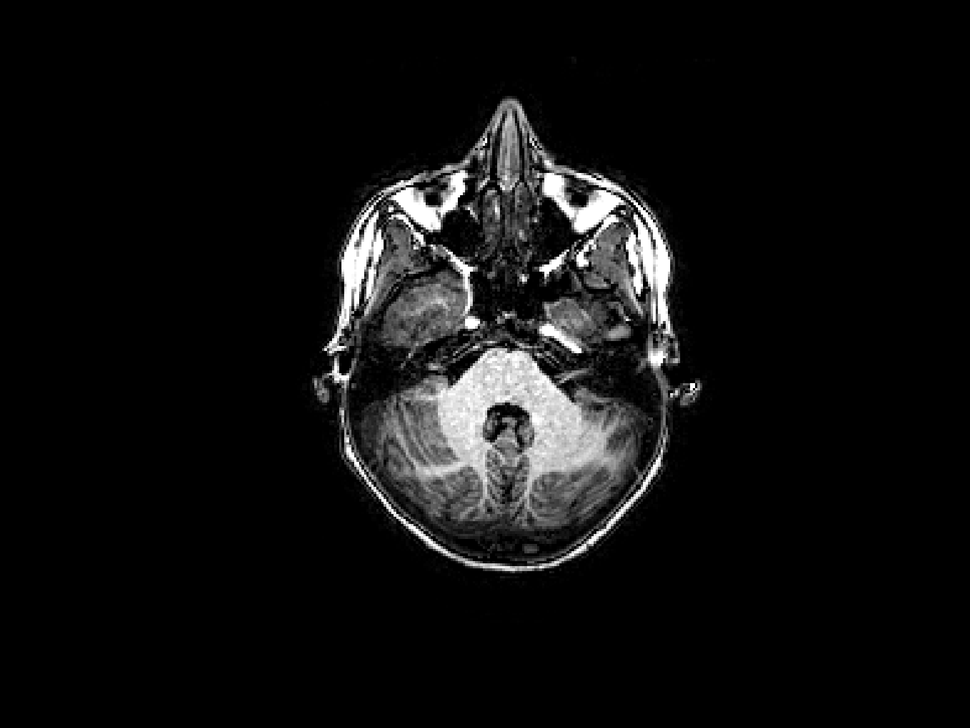
%> input picture Images/AX_1.png, 970 x 728 px, shrunk from 1750 x 1313 before the run; its folder holds only this picture in this run
$ octave MainHilde.m   (GNU Octave 9; MATLAB toolbox functions it lacks are replaced by stand-ins)
%> lines starting %> are read from the running program, lines starting %| are printed output that depends on the picture; in (x1, y1, x2, y2) boxes, pixels count from 0 and x2, y2 are one past the last pixel; in counts of white or black regions, pixels touching at a corner belong together; the program's own positions count from 1
### BrainSegmentationFunction.m
function output_segmentations = BrainSegmentationFunction(input_image)
output_segmentations = struct();

%Define an appropriate kernel HSIZE x HSIZE
HSIZE = 4;
%Create an averaging filter H of size HSIZE
element = fspecial('average',HSIZE);

% Filter the noise using the above defined kernel
filtered_image = imfilter(input_image,element);
% [11 lines of commented-out code are left out]
[histogram1,bins] = hist(input_image(:),0:0.01:1);
%> histogram1 = 101 values, max 581413 at index 1, min 333 at index 71, mean 6991.7; bins = 101 values from 0 to 1
[histogram2,bins] = hist(filtered_image(:),0:0.01:1);
%> histogram2 = 101 values, max 568281 at index 1, min 425 at index 68, mean 6991.7
histogram1(1)=0;
histogram2(1)=0;
% [13 lines of commented-out code are left out]
otsu_threshold = graythresh(filtered_image);
%> otsu_threshold = 0.306
multi_threshold = multithresh(filtered_image,2);
%> multi_threshold = [0.18 0.584]
SkullBW = imbinarize(filtered_image,otsu_threshold-0.09);
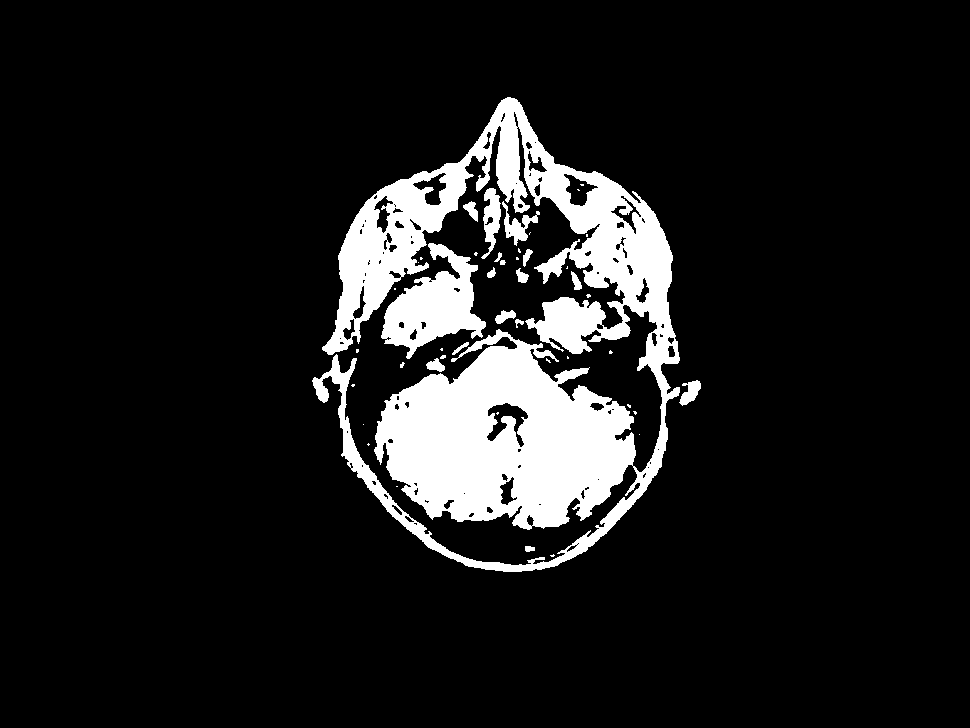
%> SkullBW: size 728x970 logical; 11% white; 45 white regions (28 under 20 px), largest, box (x1, y1, x2, y2) and area: (312, 97, 680, 572) 68820, (381, 243, 486, 359) 5817, (481, 188, 501, 259) 746

BW = imbinarize(filtered_image,otsu_threshold);
%> BW: size 728x970 logical; 8.9% white; 79 white regions (35 under 20 px), largest, box (x1, y1, x2, y2) and area: (378, 341, 633, 527) 27562, (323, 99, 679, 403) 21851, (387, 243, 485, 358) 4411
MT1=imbinarize(filtered_image,multi_threshold(1));
%> MT1: size 728x970 logical; 11.8% white; 43 white regions (29 under 20 px), largest, box (x1, y1, x2, y2) and area: (312, 97, 681, 572) 82015, (679, 379, 701, 406) 361, (463, 198, 478, 222) 190
MT2=imbinarize(filtered_image,multi_threshold(2));
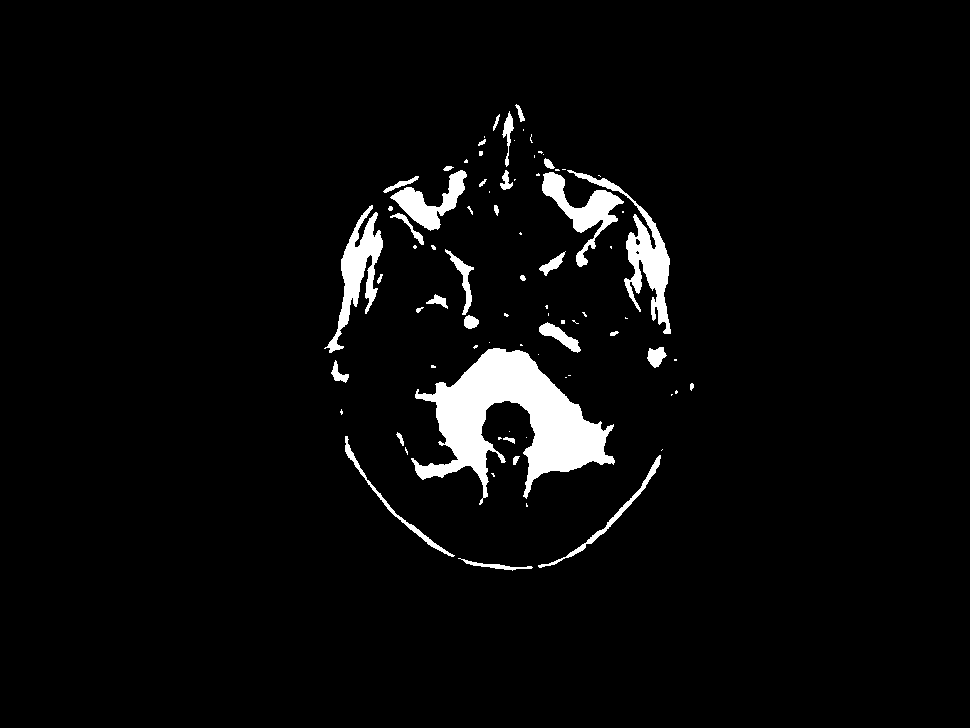
%> MT2: size 728x970 logical; 4% white; 81 white regions (45 under 20 px), largest, box (x1, y1, x2, y2) and area: (411, 348, 615, 505) 13235, (567, 170, 671, 334) 3126, (324, 205, 383, 353) 2722
%PosPix=imbinarize(filtered_image,0.15);
% Calculate the histogram maximum value
max_histogram = max(histogram2);
%> max_histogram = 10855

% [11 lines of commented-out code are left out]

MT_dif12=MT1-MT2;
%> MT_dif12: size 728x970 double; values 0 (black) and 1 (white), 7.8% white; 45 white regions (31 under 20 px), largest, box (x1, y1, x2, y2) and area: (312, 97, 681, 572) 53842, (679, 379, 701, 406) 337, (463, 198, 478, 222) 170
MT1neg=imcomplement(MT1);


%%skull segmentation
binaryImage = imclearborder(SkullBW);
%binaryImage = imclose(binaryImage,true(3));
%%extract 2 largest areas
binaryImage = bwareafilt(binaryImage,2);
%> binaryImage: size 728x970 logical; 10.6% white; 2 white regions, box (x1, y1, x2, y2) and area: (312, 97, 680, 572) 68820, (381, 243, 486, 359) 5817
%output_segmentations.skull=binaryImage;
% Erode it a little to seperate brain and skull
binaryImage = imerode(binaryImage, true(10));
%> binaryImage: size 728x970 logical; 5% white; 44 white regions (27 under 20 px), largest, box (x1, y1, x2, y2) and area: (380, 347, 630, 522) 22624, (567, 181, 667, 319) 3736, (388, 267, 476, 340) 2595
binaryImage = bwareafilt(binaryImage, 1);		% Extract largest blob = brain
%> binaryImage: size 728x970 logical; 3.2% white; 1 white region, box (x1, y1, x2, y2) and area: (380, 347, 630, 522) 22624
binaryImage = imdilate(binaryImage, true(10));
%> binaryImage: size 728x970 logical; 4.2% white; 1 white region, box (x1, y1, x2, y2) and area: (376, 343, 635, 527) 29716
%output_segmentations.CF=binaryImage;


% Fill any holes in the brain.
R = 40;
structuring_element = strel('disk',R);
binaryImage = imclose(binaryImage,structuring_element);
%> binaryImage: size 728x970 logical; 4.7% white; 1 white region, box (x1, y1, x2, y2) and area: (376, 343, 635, 527) 33056
R2=5;
structuring_element2 = strel('disk',R2);
% Dilate mask out a bit in case we've chopped out a little bit of brain.
binaryImage = imdilate(binaryImage, structuring_element2);
%> binaryImage: size 728x970 logical; 5.1% white; 1 white region, box (x1, y1, x2, y2) and area: (372, 339, 639, 531) 36190
%%complement of brain = mask of everything except the brain area
brain=binaryImage;
brain=imdilate(binaryImage,true(40));
%> brain: size 728x970 logical; 7.9% white; 1 white region, box (x1, y1, x2, y2) and area: (353, 320, 659, 551) 55733
compbrainWM=imcomplement(binaryImage);
compbrain=imcomplement(brain);
comp=imcomplement(binaryImage);

skull=filtered_image;
skull(~comp) = 0;
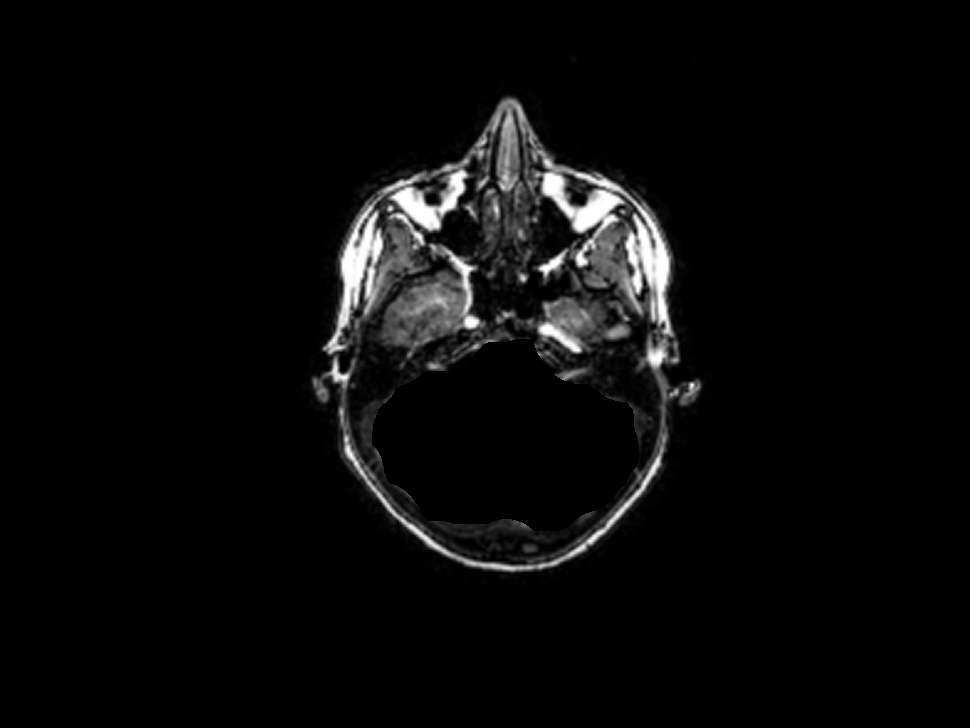
%> skull: size 728x970 double; min 0, max 1, mean 0.0394

skullbw=MT1;
skullbw(~comp) = 0;
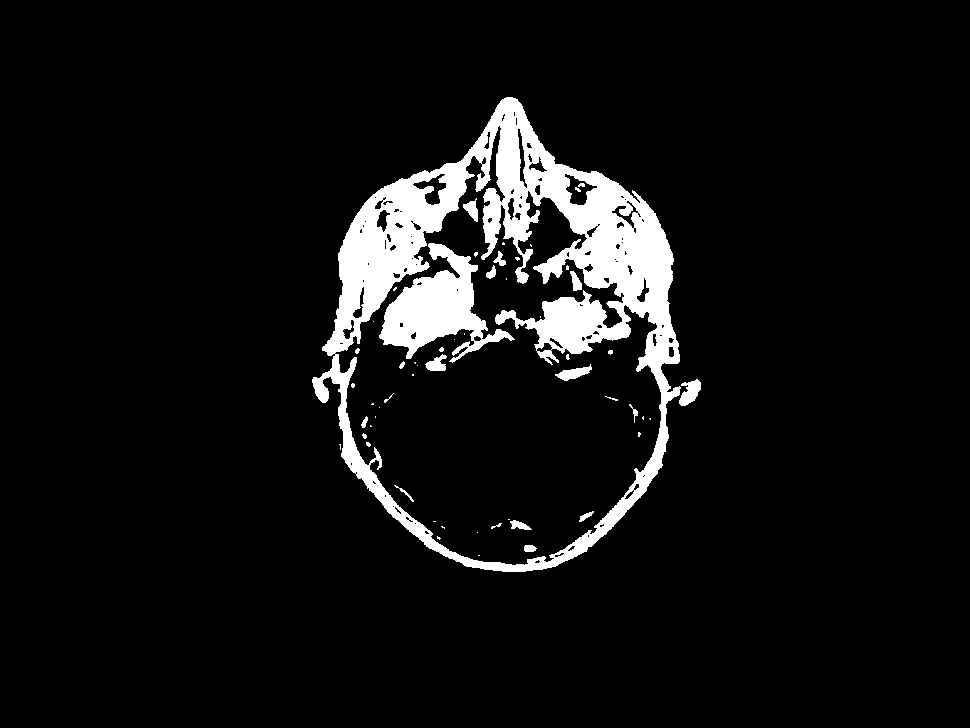
%> skullbw: size 728x970 logical; 7.1% white; 56 white regions (33 under 20 px), largest, box (x1, y1, x2, y2) and area: (312, 97, 681, 572) 41513, (379, 243, 515, 363) 6688, (679, 379, 701, 406) 361

%output_segmentations.skull=skullbw;

R3 = 4;
structuring_element3 = strel('disk',R3);
skullbw=imclose(skullbw,structuring_element3);
%> skullbw: size 728x970 logical; 7.8% white; 25 white regions (13 under 20 px), largest, box (x1, y1, x2, y2) and area: (312, 97, 701, 572) 54096, (555, 364, 592, 381) 294, (508, 519, 532, 530) 132
skullbw = bwareafilt(skullbw,[10000,1000000000]);
%> skullbw: size 728x970 logical; 7.7% white; 1 white region, box (x1, y1, x2, y2) and area: (312, 97, 701, 572) 54096
R4 = 7;
structuring_element4 = strel('disk',R4);
skullbw=imclose(skullbw,structuring_element4);
%> skullbw: size 728x970 logical; 8.5% white; 1 white region, box (x1, y1, x2, y2) and area: (312, 97, 701, 572) 59884
% [12 lines of commented-out code are left out]
segmented_image = filtered_image > otsu_threshold; % segmented_image = ..


% Display the result in a new figure
% figure(10)
% imshow(segmented_image,[]);

% Complement the image
complement_image = imcomplement(segmented_image);

% Display the complement in a new figure
% figure(11)
% imshow(complement_image,[])

% Define an appropriate structuring element to fill the original segmentation
R = 52;
structuring_element = strel('disk',R);


% Perform the closing to fill the segmentated brain using the defined structuring element
% First clean the segmentation for small objects
segmented_image_clean = imopen(segmented_image,strel('disk',1));
%> segmented_image_clean: size 728x970 logical; 8.8% white; 64 white regions (20 under 20 px), largest, box (x1, y1, x2, y2) and area: (378, 341, 633, 527) 27258, (323, 99, 679, 402) 21590, (387, 243, 485, 358) 4379

brain_mask = imclose(segmented_image_clean,structuring_element);
%> brain_mask: size 728x970 logical; 17.3% white; 1 white region, box (x1, y1, x2, y2) and area: (313, 99, 700, 572) 122239

% Complement the image
complement_image = imcomplement(brain_mask);

%%fit GM,WM and CF within the biggest cavity of the skull -> doesnt work
%%well
% [10 lines of commented-out code are left out]
MT2_bg=MT2-complement_image;
MTdif12_bg=MT_dif12-complement_image;
MT1neg_bg=MT1neg-complement_image;

% [5 lines of commented-out code are left out]

WM = MT2_bg-skullbw;
WM = MT2_bg-compbrainWM;
GM = MTdif12_bg-skullbw;
GM = GM-compbrain;
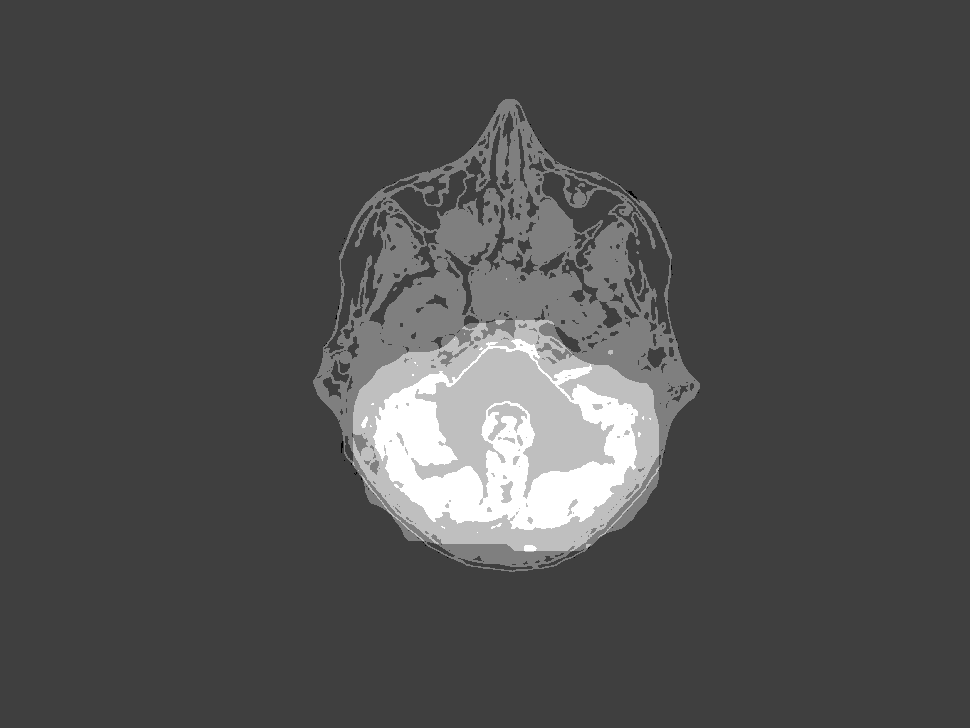
%> GM: size 728x970 double; min -3, max 1, mean -1.75; drawn with min black and max white
CF = MT1neg_bg-skullbw;
CF = CF-compbrain;
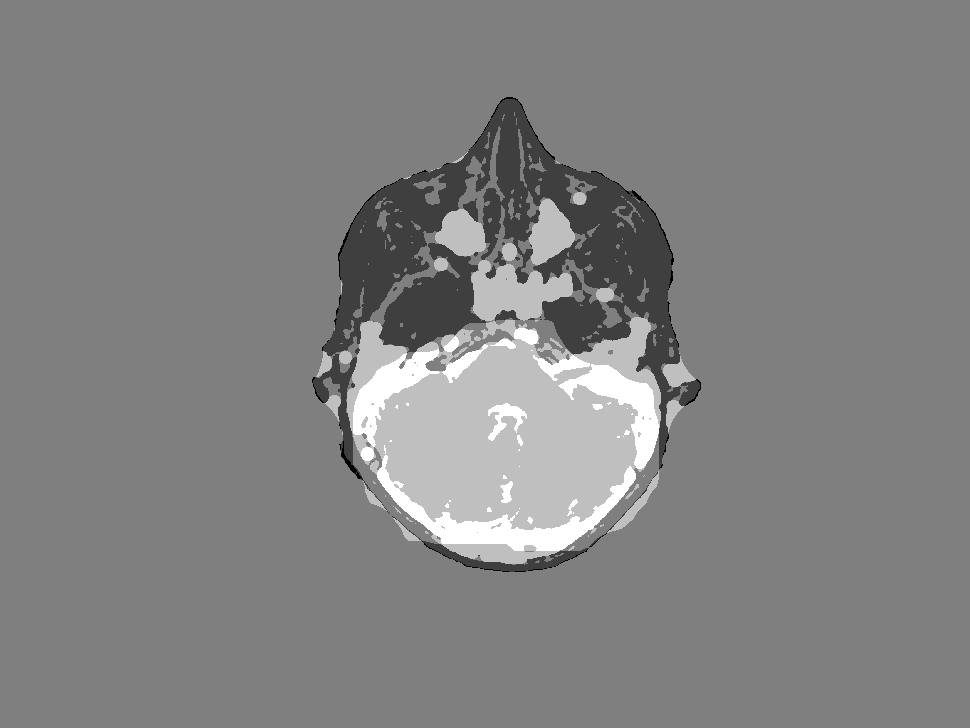
%> CF: size 728x970 double; min -3, max 1, mean -0.951; drawn with min black and max white


% [25 lines of commented-out code are left out]


output_segmentations.background = complement_image;
output_segmentations.skull = skullbw;
output_segmentations.CF = CF;
output_segmentations.WM = WM;
output_segmentations.GM = GM;

end

### MainHilde.m
%call output_segmentation

%images=load("Images\Images.mat");

%read .png files from Images folder
imagefiles = dir('Images/*.png');      % as example : only png files with "AX_" in the filename
% main loop
for ck = 1:length(imagefiles)
    Filename = imagefiles(ck).name;
    %read the image
    image{ck} = imread(Filename);
    %convert rgb to gray
    image{ck} = rgb2gray(image{ck});
    %convert to double
    image{ck} = im2double(image{ck});

    %plot (t=just to check)
%     figure(ck), imshow(image{ck}); %imagesc only for png, now we converted it

    % insert your own code here

end


%image AX_1
image1 = BrainSegmentationFunction(image{1});
%image AX_2
%> (the run ends here)

$ run again, on Images/COR_1.png
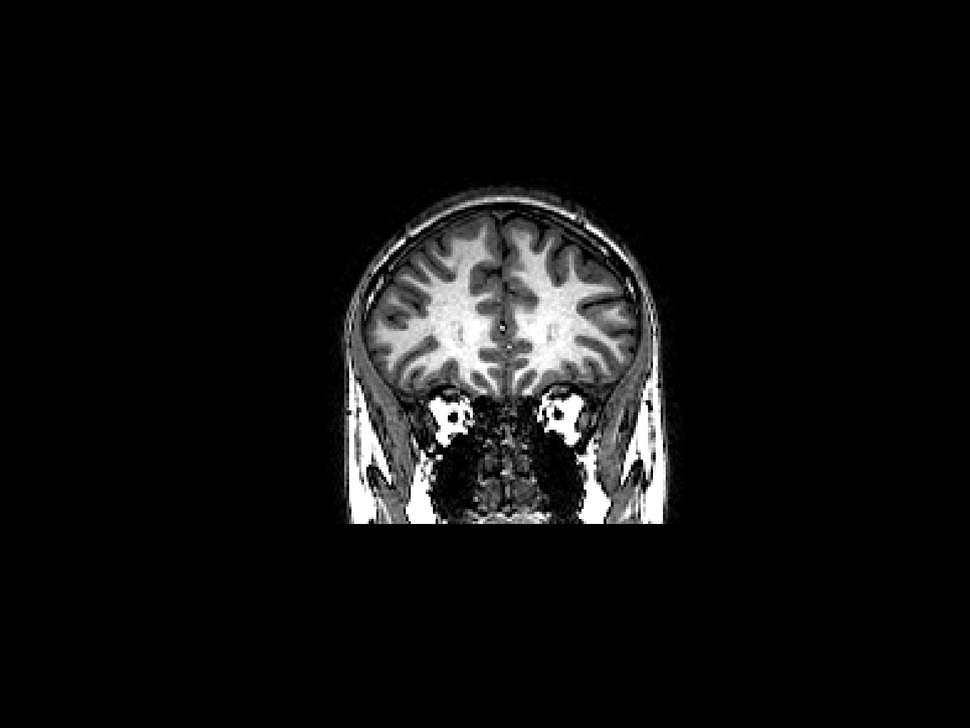
%> input picture Images/COR_1.png, 970 x 728 px, shrunk from 1750 x 1313 before the run
%> histogram1 = 101 values, max 607939 at index 1, min 300 at index 62, mean 6991.7; bins = 101 values from 0 to 1
%> histogram2 = 101 values, max 600236 at index 1, min 443 at index 69, mean 6991.7
%> otsu_threshold = 0.325
%> multi_threshold = [0.176 0.596]
%> in BrainSegmentationFunction, `SkullBW = imbinarize(filtered_image,otsu_threshold-0.09);`:
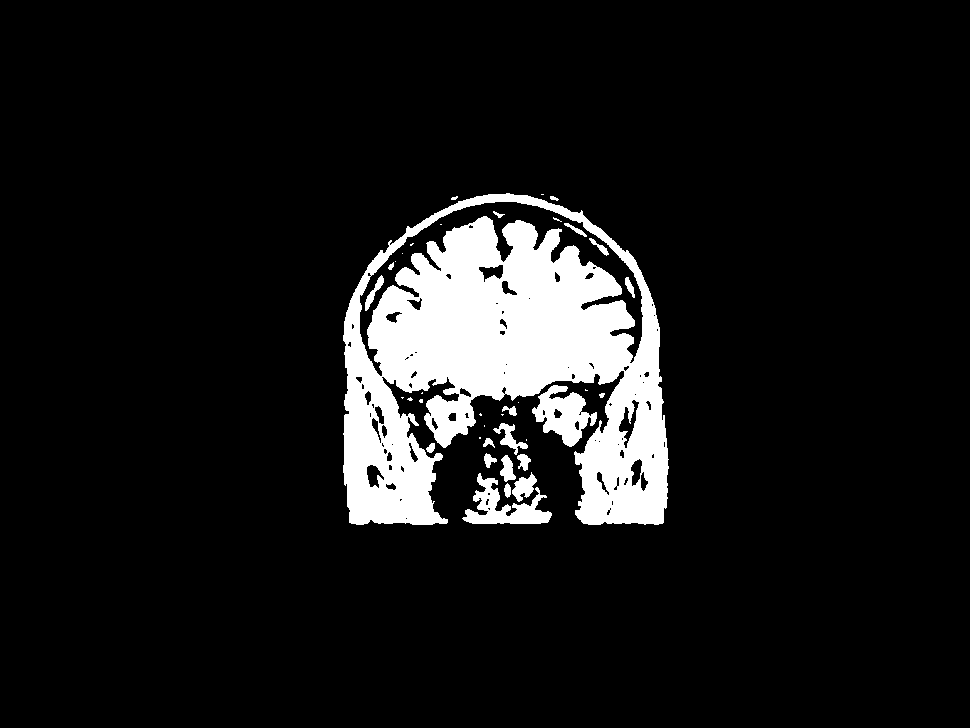
%> SkullBW: size 728x970 logical; 9.6% white; 38 white regions (18 under 20 px), largest, box (x1, y1, x2, y2) and area: (343, 193, 669, 525) 61667, (532, 385, 597, 447) 2058, (462, 473, 552, 524) 1913
%> BW: size 728x970 logical; 7.7% white; 58 white regions (29 under 20 px), largest, box (x1, y1, x2, y2) and area: (369, 222, 634, 398) 27098, (406, 195, 668, 524) 11558, (344, 274, 447, 524) 9891
%> MT1: size 728x970 logical; 10.6% white; 32 white regions (17 under 20 px), largest, box (x1, y1, x2, y2) and area: (342, 190, 670, 525) 69385, (458, 448, 553, 525) 3285, (493, 422, 532, 472) 739
%> MT2: size 728x970 logical; 4% white; 46 white regions (25 under 20 px), largest, box (x1, y1, x2, y2) and area: (376, 232, 498, 393) 7773, (512, 235, 623, 395) 7076, (621, 336, 666, 523) 3428
%> max_histogram = 6261
%> MT_dif12: size 728x970 double; values 0 (black) and 1 (white), 6.6% white; 46 white regions (23 under 20 px), largest, box (x1, y1, x2, y2) and area: (342, 190, 670, 525) 41248, (458, 448, 553, 525) 2935, (493, 422, 532, 472) 728
%> brain: size 728x970 logical; 8.2% white; 1 white region, box (x1, y1, x2, y2) and area: (345, 195, 656, 422) 57953
%> compbrainWM: size 728x970 logical; 94.6% white; 1 black region, box (x1, y1, x2, y2) and area: (364, 214, 636, 402) 38387
%> skull: size 728x970 double; min 0, max 1, mean 0.0315
%> segmented_image_clean: size 728x970 logical; 7.7% white; 42 white regions (14 under 20 px), largest, box (x1, y1, x2, y2) and area: (369, 222, 634, 398) 26970, (407, 195, 668, 524) 11478, (344, 275, 447, 524) 9790
%> brain_mask: size 728x970 logical; 13.1% white; 1 white region, box (x1, y1, x2, y2) and area: (344, 195, 668, 524) 92827
%> in BrainSegmentationFunction, `CF = CF-compbrain;`:
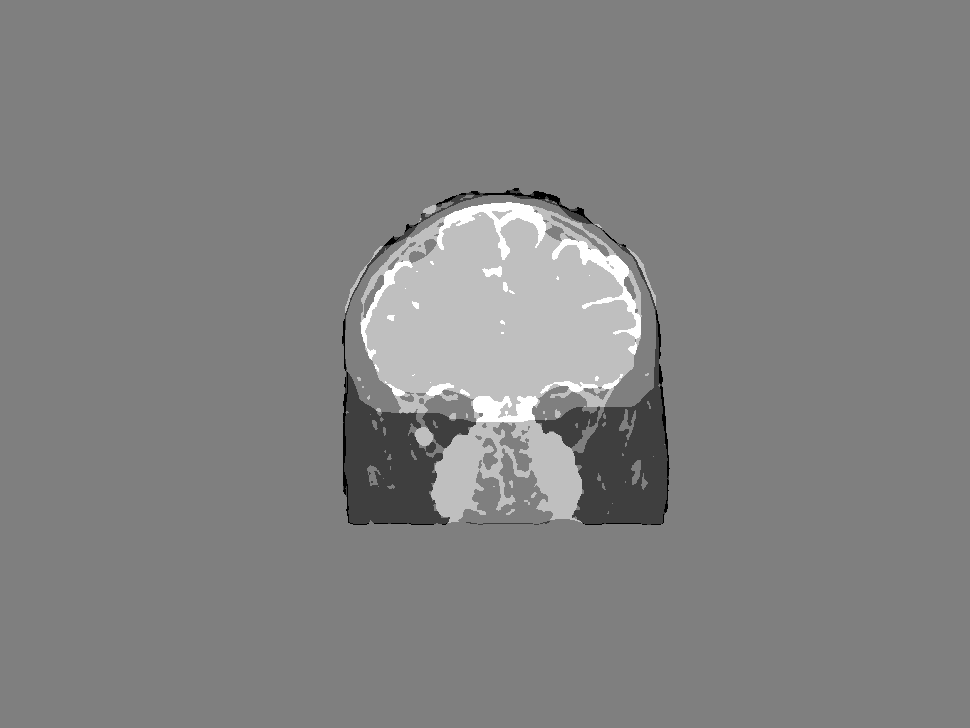
%> CF: size 728x970 double; min -3, max 1, mean -0.949; drawn with min black and max white
